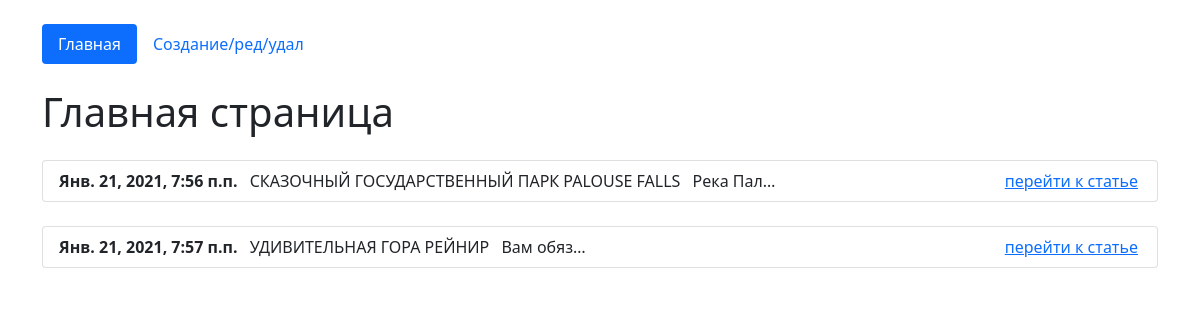
The page / on the database its author committed.
### core/models.py (models this page shows, shortened)
class Task(models.Model):
    date = models.DateTimeField(auto_now=True)
    title = models.CharField(max_length=200, verbose_name='Название')
    full_text = models.TextField(verbose_name='Текст')
    class Meta:
        verbose_name = 'Статью'
        verbose_name_plural = 'Статьи'

### core/views.py (the view)
# urls.py: path('', views.TaskListView.as_view(), name='home'),
class TaskListView(ListView):
    model = Task
    template_name = 'index.html'
    context_object_name = 'list_task'

### core/templates/index.html (shortened to what this page needs)
{% load static %}
<!doctype html>
<html lang="ru">
  <head>
    <link href="https://cdn.jsdelivr.net/npm/bootstrap@5.0.0-beta1/dist/css/bootstrap.min.css" rel="stylesheet">
    <link rel="stylesheet" href="{% static 'css/styles.css' %}">
  </head>
  <body>
    <div class="container mt-4">
        <ul class="nav nav-pills">
          <li class="nav-item">
              {% url 'home' as url_home %}
            <a class="nav-link {% if url_home == request.path %}active{% endif %}" href="{{url_home}}">Главная</a>
          </li>
          <li class="nav-item">
              {% url 'edit' as url_edit_page %}
            <a class="nav-link {% if url_edit_page == request.path %}active{% endif %}" href="{{url_edit_page}}">Создание/ред/удал</a>
          </li>
        </ul>
        {%block content %}
        <h1 class="mt-4">Главная страница</h1>
        {% for i in list_task %}
        <ul class="list-group mt-4">
            <li class="list-group-item">
                <b>{{i.date}}</b>
                <span class="m-2">{{i.title}}</span>
                <span>{{i.full_text|truncatechars:"9"}}</span>
                <span class="span_float"><a href="/detail/{{i.id}}">перейти к статье</a></span>
            </li>
        </ul>
        {% endfor %}
        {% endblock %}
    </div>
  </body>
</html>

### core/static/css/styles.css (style rules this page uses)
.span_float { float: right; margin-right: 3px; }

### rows shown on the page
Task: date "Янв. 21, 2021, 7:56 п.п.", title "СКАЗОЧНЫЙ ГОСУДАРСТВЕННЫЙ ПАРК PALOUSE FALLS", full_text "Река Пал…"
Task: date "Янв. 21, 2021, 7:57 п.п.", title "УДИВИТЕЛЬНАЯ ГОРА РЕЙНИР", full_text "Вам обяз…"
